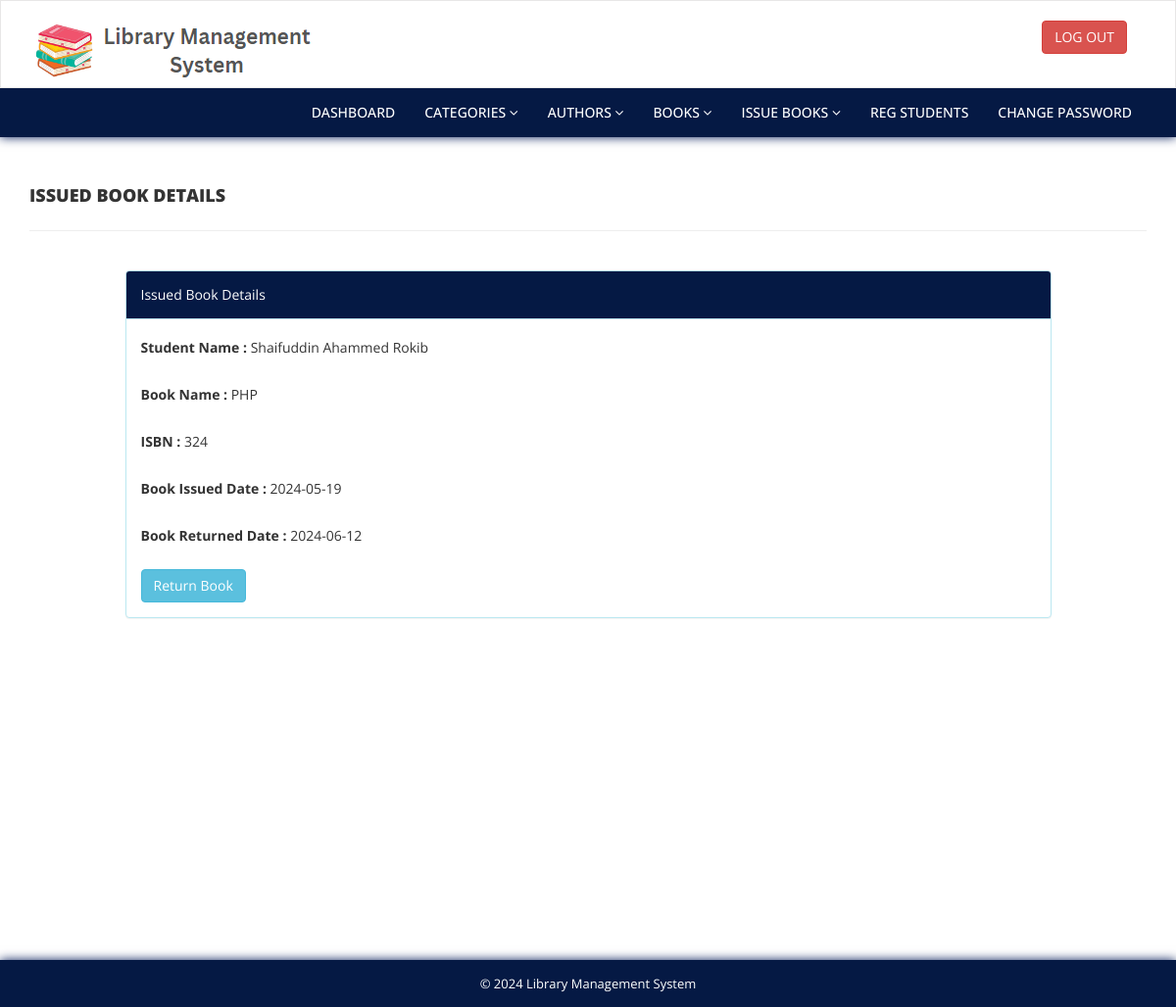
Page /admin/update-issue-bookdetails.php?rid=43 (signed in) on the committed database.
### tables this page shows
CREATE TABLE `tblissuedbookdetails` (
  `id` int(11) NOT NULL,
  `BookId` int(11) DEFAULT NULL,
  `StudentID` varchar(150) DEFAULT NULL,
  `IssuesDate` timestamp NULL DEFAULT current_timestamp(),
  `ReturnDate` timestamp NULL DEFAULT NULL ON UPDATE current_timestamp(),
  `ReturnStatus` int(1) DEFAULT NULL
);

CREATE TABLE `tblstudents` (
  `id` int(11) NOT NULL,
  `StudentId` varchar(100) DEFAULT NULL,
  `FullName` varchar(120) DEFAULT NULL,
  `EmailId` varchar(120) DEFAULT NULL,
  `MobileNumber` char(11) DEFAULT NULL,
  `Password` varchar(120) DEFAULT NULL,
  `Status` int(1) DEFAULT NULL,
  `RegDate` timestamp NULL DEFAULT current_timestamp(),
  `UpdationDate` timestamp NULL DEFAULT NULL ON UPDATE current_timestamp()
);

CREATE TABLE `tblbooks` (
  `id` int(11) NOT NULL,
  `BookName` varchar(255) DEFAULT NULL,
  `CatId` int(11) DEFAULT NULL,
  `AuthorId` int(11) DEFAULT NULL,
  `ISBNNumber` int(11) DEFAULT NULL,
  `RegDate` timestamp NULL DEFAULT current_timestamp(),
  `UpdationDate` timestamp NULL DEFAULT NULL ON UPDATE current_timestamp()
);

### admin/update-issue-bookdetails.php (the view, shortened to what this page needs)
<?php
include('includes/config.php');
if (strlen($_SESSION['alogin']) == 0) {
    header('location:index.php');
} else {
?>
<!DOCTYPE html>
<html xmlns="http://www.w3.org/1999/xhtml">
<head>
    <link href="assets/css/bootstrap.css" rel="stylesheet" />
    <link href="assets/css/font-awesome.css" rel="stylesheet" />
    <link href="assets/css/style.css" rel="stylesheet" />
</head>
<body>
    <?php include('includes/header.php'); ?>
    <div class="content-wrapper">
        <div class="container">
            <div class="row pad-botm">
                <div class="col-md-12">
                    <h4 class="header-line">Issued Book Details</h4>
                </div>
            </div>
            <div class="row">
                <div class="col-md-10 col-sm-6 col-xs-12 col-md-offset-1">
                    <div class="panel panel-info">
                        <div class="panel-heading">
                            Issued Book Details
                        </div>
                        <div class="panel-body">
                            <form role="form" method="post">
                                <?php
                                $rid = intval($_GET['rid']);
                                $sql = "SELECT
                                            tblstudents.FullName,
                                            tblbooks.BookName,
                                            tblbooks.ISBNNumber,
                                            tblissuedbookdetails.IssuesDate,
                                            tblissuedbookdetails.ReturnDate,
                                            tblissuedbookdetails.id as rid,
                                            tblissuedbookdetails.ReturnStatus
                                        FROM
                                            tblissuedbookdetails
                                        JOIN
                                            tblstudents
                                        ON
                                            tblstudents.StudentId = tblissuedbookdetails.StudentId
                                        JOIN
                                            tblbooks
                                        ON
                                            tblbooks.id = tblissuedbookdetails.BookId
                                        WHERE
                                            tblissuedbookdetails.id = :rid";
                                $query = $dbh->prepare($sql);
                                $query->bindParam(':rid', $rid, PDO::PARAM_INT);
                                $query->execute();
                                $results = $query->fetchAll(PDO::FETCH_OBJ);
                                if ($query->rowCount() > 0) {
                                    foreach ($results as $result) {
                                ?>
                                        <div class="form-group">
                                            <label>Student Name :</label>
                                            <?php echo htmlentities($result->FullName); ?>
                                        </div>
                                        <div class="form-group">
                                            <label>Book Name :</label>
                                            <?php echo htmlentities($result->BookName); ?>
                                        </div>
                                        <div class="form-group">
                                            <label>ISBN :</label>
                                            <?php echo htmlentities($result->ISBNNumber); ?>
                                        </div>
                                        <div class="form-group">
                                            <label>Book Issued Date :</label>
                                            <?php echo date('Y-m-d', strtotime($result->IssuesDate)); ?>
                                        </div>
                                        <div class="form-group">
                                            <label>Book Returned Date :</label>
                                            <?php if ($result->ReturnDate == "") {
                                                echo htmlentities("Not Returned Yet");
                                            } else {
                                                echo date('Y-m-d', strtotime($result->ReturnDate));
                                            }
                                            ?>
                                        </div>
                                        <?php if ($result->ReturnStatus == 0) { ?>
                                            <button type="submit" name="return" id="submit" class="btn btn-info">Return Book</button>
                                        <?php } ?>
                                <?php
                                    }
                                }
                                ?>
                            </form>
                        </div>
                    </div>
                </div>
            </div>
        </div>
    </div>
    <?php include('includes/footer.php'); ?>
</body>
</html>
<?php } ?>

### admin/assets/css/style.css (style rules this page uses)
.content-wrapper { margin-top: 40px; height: 100vh; padding-bottom: 90px; }
.header-line { font-weight: 900; padding-bottom: 25px; border-bottom: 1px solid #eeeeee; text-transform: uppercase; }
.pad-botm { padding-bottom: 30px; }
.panel-heading { background-color: #051944 !important; color: white !important; }

### rows in the picture
tblissuedbookdetails: tblstudents.FullName "Shaifuddin Ahammed Rokib", BookId.BookName "PHP", BookId.ISBNNumber "324", IssuesDate "2024-05-19", ReturnDate "2024-06-12", shows "Return Book"
